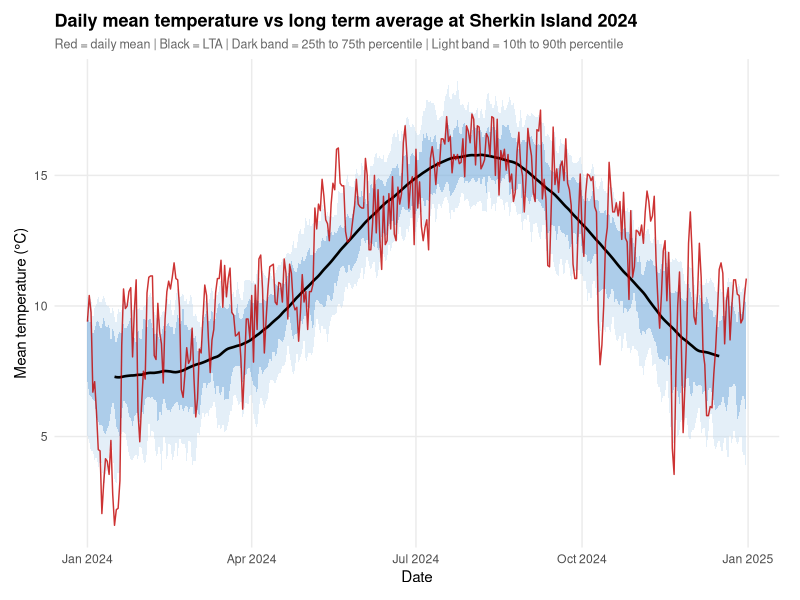
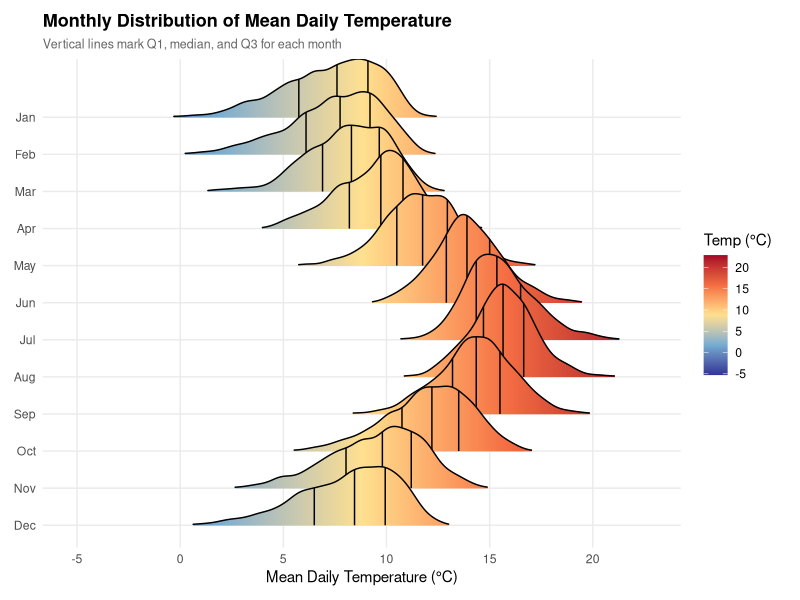
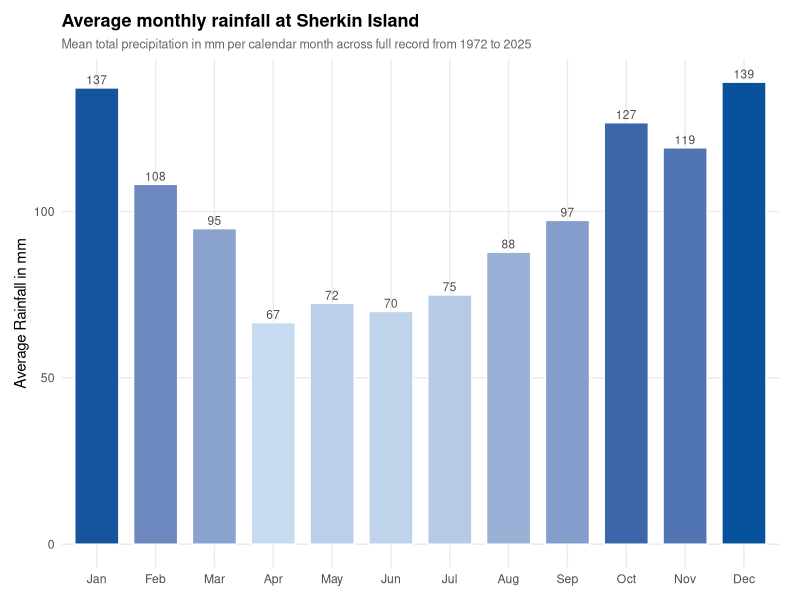
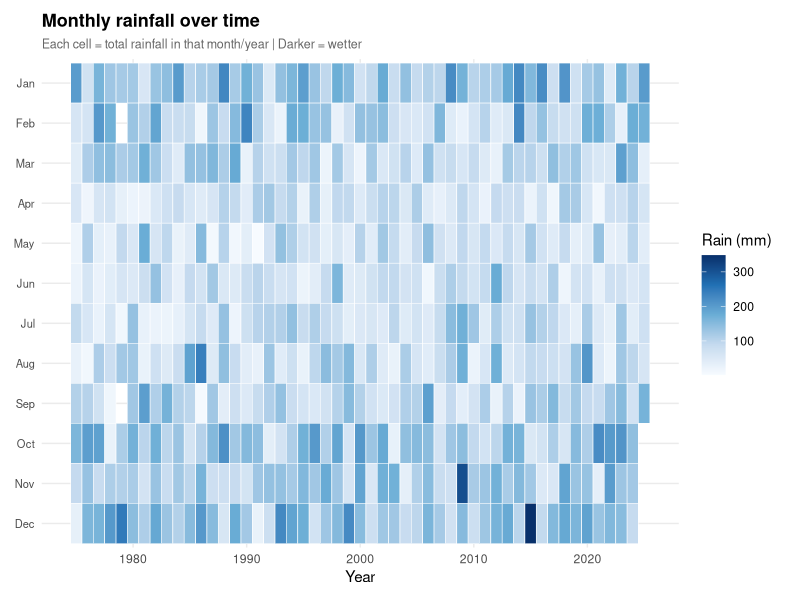
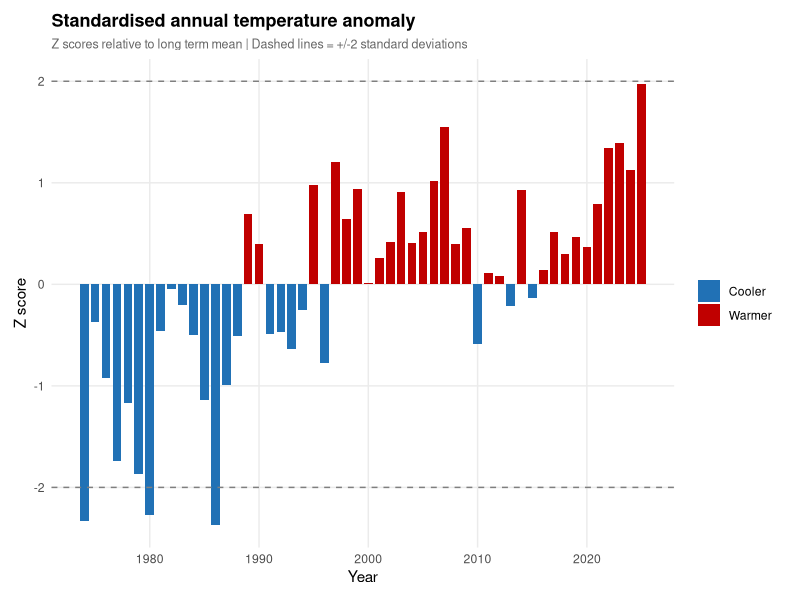
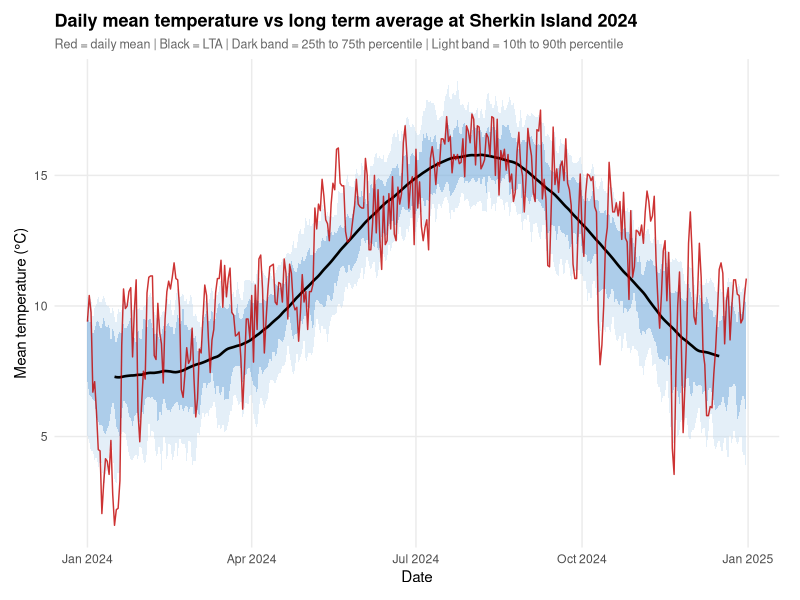
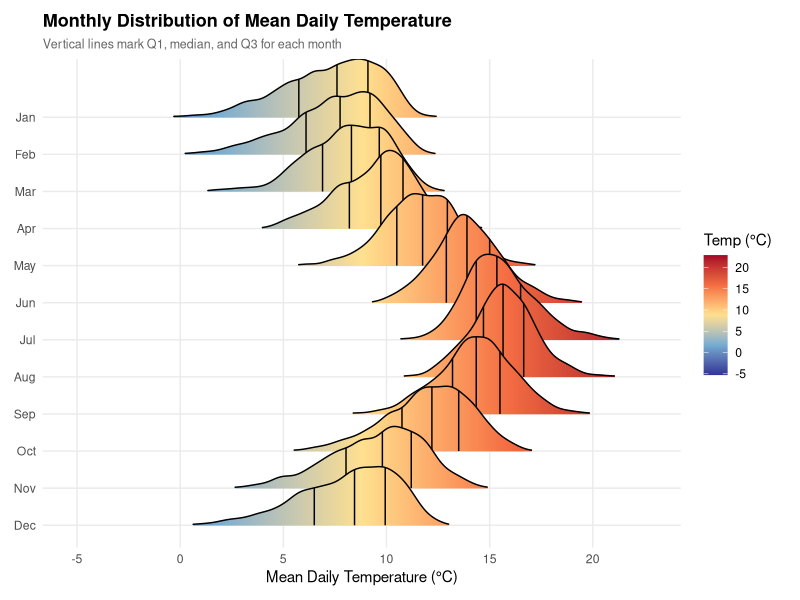
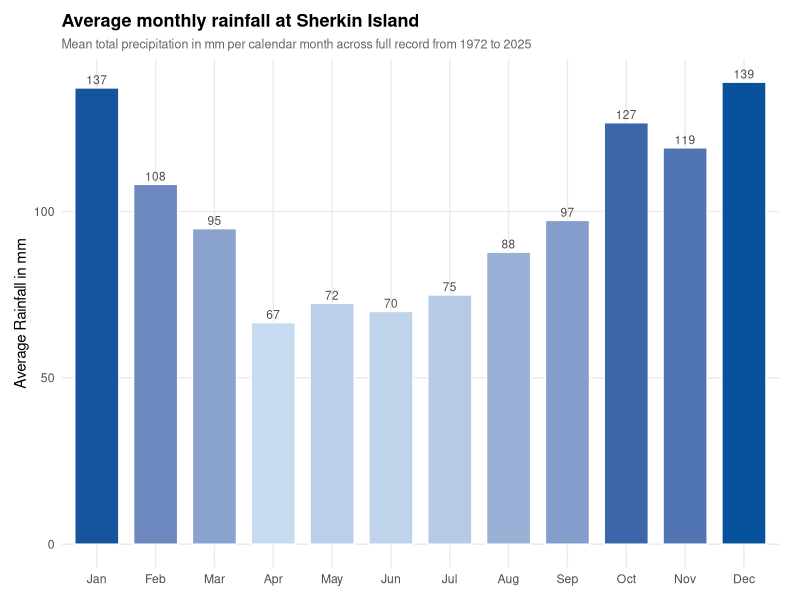

The R script that drew these images, in order:

# install packages 

if (!requireNamespace("tidyverse", quietly = TRUE)) install.packages("tidyverse")
if (!requireNamespace("forecast",  quietly = TRUE)) install.packages("forecast")
if (!requireNamespace("ggridges",  quietly = TRUE)) install.packages("ggridges")

# tidyverse for data cleaniang and all ggplot2 plotting
# lubridate for data parsing with dmy(), year(), month(), yday()
# forecast for ma() function for the 30 day long term moving average
# ggridges for ridgelines density plots for monthly temperature distributions 

library(tidyverse)
library(lubridate)
library(forecast)
library(ggridges)

# forecast masks dplyr::filter when loaded. This line restorres the correct version
filter <- dplyr::filter

# skip = 13 skips the station metadat heaader rows before the actual data begins
raw <- read.csv("Data Sherkin Island.csv",
                skip        = 13,
                header      = TRUE,
                na.strings  = c("", " "),
                stringsAsFactors = FALSE)

df <- raw %>%
  select(date, rain = rain, maxt = maxt, mint = mint) %>% # keep only the four columns needed 
  mutate(
    date      = dmy(date), # parse "01-jan-2000" string to a Date
    rain      = suppressWarnings(as.numeric(rain)), # coerce to numeric; blanks become NA
    maxt      = suppressWarnings(as.numeric(maxt)), # coerce max temp to numeric
    mint      = suppressWarnings(as.numeric(mint)), # coerce min temp to numeric
    meant     = (maxt + mint) / 2, # derive daily mean as midpoint of max and min
    year      = year(date), # extract four digit year
    month     = month(date, label = TRUE, abbr = TRUE), # month as ordered factor: jan, feb etc
    month_num = month(date), # month as integer 1-12 for axis ordering
    doy       = yday(date) # day of year for LTA matching 
  ) %>%
  filter(!is.na(date)) # remove any rows where the date string failed to parse

# step 1 is each day of year, compute the average temperature across all years
# this forms the raw climatological baseline before smoothing 

doy_avg <- df %>%
  filter(!is.na(meant)) %>%
  group_by(doy) %>%
  summarise(
    lta_meant = mean(meant, na.rm = TRUE), # multi year mean for this calendar day
    lta_maxt  = mean(maxt,  na.rm = TRUE),
    lta_mint  = mean(mint,  na.rm = TRUE),
    .groups = "drop"
  ) %>%
  arrange(doy) %>%
  mutate(
    # apply 30 day centred moving average to smooth the seasonal cycle 
    # formula: LTA_j = (1/m) * sum_{i=j-m+1}^{j} x_i  with m = 30
    # big note: the 30 NA warnings on plot 1 are expected, edges of the smoothing window
    lta_meant = as.numeric(ma(lta_meant, order = 30, centre = TRUE)),
    lta_maxt  = as.numeric(ma(lta_maxt,  order = 30, centre = TRUE)),
    lta_mint  = as.numeric(ma(lta_mint,  order = 30, centre = TRUE))
  )
  # step 2 is computing percentile bands per day of year across the full record
  # these form the shaded envelope on plot 1 showing typical temperature spread
doy_percentiles <- df %>%
  filter(!is.na(meant)) %>%
  group_by(doy) %>%
  summarise(
    p10 = quantile(meant, 0.10, na.rm = TRUE), # 10th percentile - -  unusally cold threshold
    p25 = quantile(meant, 0.25, na.rm = TRUE), # lower quartile 
    p75 = quantile(meant, 0.75, na.rm = TRUE), # upper quartile
    p90 = quantile(meant, 0.90, na.rm = TRUE), # 90th percentile - - unusually warm threshold
    .groups = "drop"
  )

  # step 3 is joining LTA and percentiles back onto every row of the main data frame by day of year
  # then calculate the daily departure for how far each day deviatedfrom its historical avg
df <- df %>%
  left_join(doy_avg, by = "doy") %>%
  left_join(doy_percentiles, by = "doy") %>%
  mutate(
    dep_meant = meant - lta_meant, # positive = warmer than the historical avg for that day
    dep_maxt  = maxt  - lta_maxt,
    dep_mint  = mint  - lta_mint
  )
  # print the five number summary for each temperatire variable
  # q1 to q3 is the IQR the range containing the middle 50% of all daily values

cat("Temperature quartiles \n")
for (v in c("meant", "maxt", "mint")) {
  q <- quantile(df[[v]], probs = c(0, 0.25, 0.5, 0.75, 1), na.rm = TRUE)
  cat(sprintf("%s -> Min: %.1f  Q1: %.1f  Median: %.1f  Q3: %.1f  Max: %.1f\n",
              v, q[1], q[2], q[3], q[4], q[5]))
}

cat(" Rainfall analysis ")

# a rainy day is defined as > 0.1mm which is the standard met eireann wet day threshold

df <- df %>% mutate(rainy_day = !is.na(rain) & rain > 0.1)

# empirical probability = number of rainy days divided by total days with valid rain records

p_rain <- mean(df$rainy_day[!is.na(df$rain)])
cat(sprintf("P(rainy day) = %.4f  (%.1f%% of days)\n", p_rain, p_rain * 100))

# first sum rain within each month of each year, then average those monthly totals across all years
# this gives the typical total rainfall expected in each calendar month

monthly_avg <- df %>%
  filter(!is.na(rain)) %>%
  group_by(year, month_num, month) %>%
  summarise(total = sum(rain, na.rm = TRUE), .groups = "drop") %>% # monthly total per year 
  group_by(month_num, month) %>%
  summarise(avg_rain = mean(total, na.rm = TRUE), .groups = "drop") %>% # mean across all years
  arrange(month_num)

cat("\nAverage monthly rainfall in mm:\n")
print(as.data.frame(monthly_avg[, c("month", "avg_rain")]))

# compute annual mean departure then standardise to z-scores
# z = (x - mean) / sd — a z score above 2 or below -2 marks a statistically great year

yearly_anomaly <- df %>%
  filter(!is.na(dep_meant)) %>%
  group_by(year) %>%
  summarise(mean_dep = mean(dep_meant, na.rm = TRUE), .groups = "drop") %>%
  mutate(z_score = as.numeric(scale(mean_dep))) # scale() centres and divides by SD

cat("Top five warmest years z-score \n")
print(yearly_anomaly %>% arrange(desc(z_score)) %>% head(5))
cat("Top five coldest years z-score \n")
print(yearly_anomaly %>% arrange(z_score) %>% head(5))

# shared minimal theme applied to every plot for visual consistency
theme_clean <- theme_minimal(base_size = 11) +
  theme(
    plot.title       = element_text(face = "bold", size = 13),
    plot.subtitle    = element_text(size = 9, colour = "grey40"),
    panel.grid.minor = element_blank(),
    plot.margin      = margin(10, 15, 10, 10)
  )

# filter the full dataset down to the chosen year for plot 1
chosen_year <- 2024
temp_year <- df %>% filter(year == chosen_year)

# plot 1 is daily temperature vs LTA with percentile shading for 2024
# shows whether each day in 2024 was above or below its long term average
p1 <- ggplot(temp_year, aes(x = date)) +
  geom_ribbon(aes(ymin = p10, ymax = p90), fill = "#BDD7EE", alpha = 0.4) + # outer band is 10th-90th percentile
  geom_ribbon(aes(ymin = p25, ymax = p75), fill = "#5B9BD5", alpha = 0.4) + # inner band: IQR (25th-75th)
  geom_line(aes(y = lta_meant), colour = "black", linewidth = 0.9) + # smoothed LTA curve
  geom_line(aes(y = meant), colour = "#C00000", linewidth = 0.5, alpha = 0.8) + # actual daily mean temp
  labs(
    title    = "Daily mean temperature vs long term average at Sherkin Island 2024",
    subtitle = "Red = daily mean | Black = LTA | Dark band = 25th to 75th percentile | Light band = 10th to 90th percentile",
    x = "Date", y = "Mean temperature (°C)"
  ) +
  theme_clean

print(p1)
ggsave("plot1_temp_vs_lta.png", p1, width = 10, height = 5, dpi = 180)

# plot 2 is ridgeline density plot of daily mean temperature by month across all years
# each ridge is the full distribution of temperatures for that month
# quantile lines mark Q1 median Q3. colour gradient shows temperature value
p2 <- df %>%
  filter(!is.na(meant)) %>%
  ggplot(aes(x = meant, y = fct_rev(month), fill = after_stat(x))) +
  geom_density_ridges_gradient(scale = 2.5, rel_min_height = 0.01,
                               quantile_lines = TRUE, quantiles = c(0.25, 0.5, 0.75)) +
  scale_fill_gradientn(
    colours = c("#313695", "#74ADD1", "#FEE090", "#F46D43", "#A50026"), # blue (cold) to red (warm)
    name = "Temp (°C)"
  ) +
  labs(
    title    = "Monthly Distribution of Mean Daily Temperature",
    subtitle = "Vertical lines mark Q1, median, and Q3 for each month",
    x = "Mean Daily Temperature (°C)", y = NULL
  ) +
  theme_clean

print(p2)
ggsave("plot2_temp_ridgeline.png", p2, width = 8, height = 7, dpi = 180)

# plot 3 is bar chart of average monthly rainfall, "the required "histogram on monthly rainfall"
# bar height is the average total rainfall for each calendar month across all years
# colour gradient from light to dark blue reinforces the rainfall amount

p3 <- monthly_avg %>%
  ggplot(aes(x = fct_reorder(month, month_num), y = avg_rain, fill = avg_rain)) +
  geom_col(width = 0.75, colour = "white") +
  geom_text(aes(label = round(avg_rain, 0)), vjust = -0.4, size = 3, colour = "grey30") + # label each bar with its value
  scale_fill_gradient(low = "#C6DBEF", high = "#08519C", name = "mm") +
  labs(
    title    = "Average monthly rainfall at Sherkin Island",
    subtitle = "Mean total precipitation in mm per calendar month across full record from 1972 to 2025",
    x = NULL, y = "Average Rainfall in mm"
  ) +
  theme_clean + theme(legend.position = "none")

print(p3)
ggsave("plot3_monthly_rain_bar.png", p3, width = 8, height = 5, dpi = 180)

# computing monthly rainfall totals per year for the heatmap
monthly_rain_ts <- df %>%
  filter(!is.na(rain), year >= 1975) %>%
  group_by(year, month_num, month) %>%
  summarise(total = sum(rain, na.rm = TRUE), .groups = "drop")

# plot 4 is the heatmap of monthly rainfall over time, the required "plot of monthly rainfall over time"
# each tile is one month in one year. darker = more rainfall
# reveals wet and dry years and the dominant winter rainfall pattern

p4 <- ggplot(monthly_rain_ts, aes(x = year, y = fct_rev(month), fill = total)) +
  geom_tile(colour = "white", linewidth = 0.2) +
  scale_fill_gradientn(
    colours = c("#F7FBFF", "#C6DBEF", "#6BAED6", "#2171B5", "#08306B"), # light to dark blue
    name = "Rain (mm)", na.value = "grey90"
  ) +
  labs(
    title    = "Monthly rainfall over time",
    subtitle = "Each cell = total rainfall in that month/year | Darker = wetter",
    x = "Year", y = NULL
  ) +
  theme_clean + theme(axis.text.y = element_text(size = 8))

print(p4)
ggsave("plot4_rain_heatmap.png", p4, width = 12, height = 5, dpi = 180)

# Plot 5 is standardised annual temperature anomaly, extra analysis beyond requirements
# Red bars = years warmer than the long term mean, blue = cooler
# Dashed lines at +/-2 SD highlight statistcally good years
p5 <- yearly_anomaly %>%
  mutate(direction = ifelse(z_score >= 0, "Warmer", "Cooler")) %>%
  ggplot(aes(x = year, y = z_score, fill = direction)) +
  geom_col(width = 0.8) +
  scale_fill_manual(values = c("Warmer" = "#C00000", "Cooler" = "#2171B5"), name = NULL) +
  geom_hline(yintercept = c(-2, 2), linetype = "dashed", colour = "grey50") + # +/-2 SD threshold lines
  labs(
    title    = "Standardised annual temperature anomaly",
    subtitle = "Z scores relative to long term mean | Dashed lines = +/-2 standard deviations",
    x = "Year", y = "Z score"
  ) +
  theme_clean

print(p5)
ggsave("plot5_anomaly_zscore.png", p5, width = 10, height = 4, dpi = 180)

cat("\nSaved plots.\n") #gg
